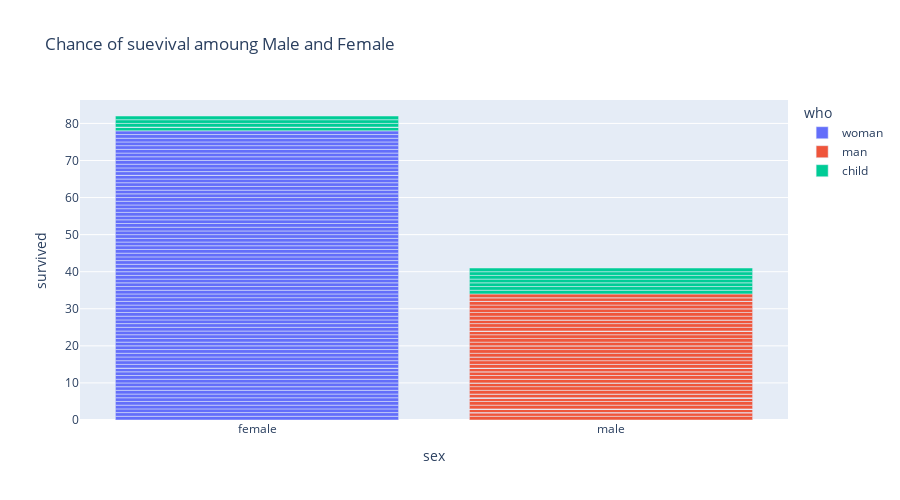

The notebook cell saved with this chart:
### Markdown cell above
# Which gender had a better chance of survival?

### Code cell
## Which gender had a better chance of survival?
fig = px.bar(titanic,x='sex',y='survived',title='Chance of suevival amoung Male and Female',color='who', height=500, orientation='v')
fig.show()

### Figure 1 — Plotly figure (JSON) as saved in the notebook; plotly's stock layout.template omitted (floating-point values rounded to 4 significant figures)
{"data": [{"alignmentgroup": "True", "hovertemplate": "who=woman<br>sex=%{x}<br>survived=%{y}<extra></extra>", "legendgroup": "woman", "marker": {"color": "#636efa", "pattern": {"shape": ""}}, "name": "woman", "offsetgroup": "woman", "orientation": "v", "showlegend": true, "textposition": "auto", "type": "bar", "x": ["female", "female", "female", "female", "female", "female", "female", "female", "female", "female", "female", "female", "female", "female", "female", "female", "female", "female", "female", "female", "female", "female", "female", "female", "female", "female", "female", "female", "female", "female", "female", "female", "female", "female", "female", "female", "female", "female", "female", "female", "female", "female", "female", "female", "female", "female", "female", "female", "female", "female", "female", "female", "female", "female", "female", "female", "female", "female", "female", "female", "female", "female", "female", "female", "female", "female", "female", "female", "female", "female", "female", "female", "female", "female", "female", "female", "female", "female", "female", "female", "female", "female"], "xaxis": "x", "y": [1, 1, 1, 1, 1, 1, 1, 1, 1, 0, 1, 1, 1, 1, 1, 0, 1, 1, 1, 1, 1, 1, 1, 1, 1, 1, 1, 1, 1, 1, 1, 1, 1, 1, 1, 1, 1, 1, 1, 1, 1, 1, 1, 0, 1, 1, 1, 1, 1, 1, 1, 1, 1, 1, 1, 1, 1, 1, 1, 1, 1, 1, 1, 1, 1, 1, 1, 1, 1, 0, 1, 1, 1, 1, 1, 1, 1, 1, 1, 1, 1, 1], "yaxis": "y"}, {"alignmentgroup": "True", "hovertemplate": "who=man<br>sex=%{x}<br>survived=%{y}<extra></extra>", "legendgroup": "man", "marker": {"color": "#EF553B", "pattern": {"shape": ""}}, "name": "man", "offsetgroup": "man", "orientation": "v", "showlegend": true, "textposition": "auto", "type": "bar", "x": ["male", "male", "male", "male", "male", "male", "male", "male", "male", "male", "male", "male", "male", "male", "male", "male", "male", "male", "male", "male", "male", "male", "male", "male", "male", "male", "male", "male", "male", "male", "male", "male", "male", "male", "male", "male", "male", "male", "male", "male", "male", "male", "male", "male", "male", "male", "male", "male", "male", "male", "male", "male", "male", "male", "male", "male", "male", "male", "male", "male", "male", "male", "male", "male", "male", "male", "male", "male", "male", "male", "male", "male", "male", "male", "male", "male", "male", "male", "male", "male", "male", "male", "male", "male", "male", "male", "male"], "xaxis": "x", "y": [0, 1, 1, 0, 0, 0, 0, 0, 0, 1, 0, 0, 0, 0, 0, 0, 0, 0, 0, 1, 1, 0, 1, 0, 0, 0, 0, 0, 0, 0, 0, 1, 0, 1, 1, 1, 0, 0, 1, 0, 1, 0, 1, 0, 1, 0, 0, 0, 1, 0, 0, 0, 1, 1, 0, 1, 1, 1, 0, 1, 1, 1, 1, 0, 0, 0, 1, 1, 1, 0, 0, 1, 1, 1, 0, 1, 1, 0, 0, 0, 0, 0, 0, 1, 0, 0, 1], "yaxis": "y"}, {"alignmentgroup": "True", "hovertemplate": "who=child<br>sex=%{x}<br>survived=%{y}<extra></extra>", "legendgroup": "child", "marker": {"color": "#00cc96", "pattern": {"shape": ""}}, "name": "child", "offsetgroup": "child", "orientation": "v", "showlegend": true, "textposition": "auto", "type": "bar", "x": ["female", "male", "male", "female", "female", "male", "male", "female", "male", "female", "female", "male", "male"], "xaxis": "x", "y": [1, 1, 1, 0, 0, 1, 1, 1, 1, 1, 1, 1, 1], "yaxis": "y"}], "layout": {"barmode": "relative", "height": 500, "legend": {"title": {"text": "who"}, "tracegroupgap": 0}, "title": {"text": "Chance of suevival amoung Male and Female"}, "xaxis": {"anchor": "y", "domain": [0, 1], "title": {"text": "sex"}}, "yaxis": {"anchor": "x", "domain": [0, 1], "title": {"text": "survived"}}}}
